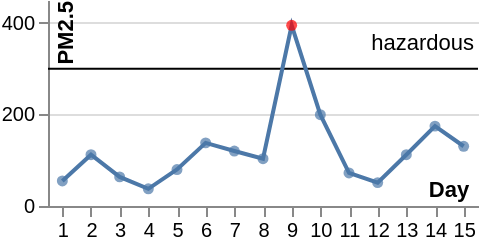

Vega-Lite specification for this chart:
### Vega-Lite specification from a JSON file in a GitHub repository (floating-point values rounded to 4 significant figures)
{"$schema": "https://vega.github.io/schema/vega-lite/v4.json", "description": "The PM2.5 value of Beijing observed 15 days, highlighting the days when PM2.5 level is hazardous to human health. Data source https://chartaccent.github.io/chartaccent.html", "width": 240, "height": 120, "padding": 0, "autosize": "fit", "view": {"stroke": null}, "datasets": {"values": [{"Day": 1, "Value": 54.8, "_index_": 0}, {"Day": 2, "Value": 112.1, "_index_": 1}, {"Day": 3, "Value": 63.6, "_index_": 2}, {"Day": 4, "Value": 37.6, "_index_": 3}, {"Day": 5, "Value": 79.7, "_index_": 4}, {"Day": 6, "Value": 137.9, "_index_": 5}, {"Day": 7, "Value": 120.1, "_index_": 6}, {"Day": 8, "Value": 103.3, "_index_": 7}, {"Day": 9, "Value": 394.8, "_index_": 8}, {"Day": 10, "Value": 199.5, "_index_": 9}, {"Day": 11, "Value": 72.3, "_index_": 10}, {"Day": 12, "Value": 51.1, "_index_": 11}, {"Day": 13, "Value": 112, "_index_": 12}, {"Day": 14, "Value": 174.5, "_index_": 13}, {"Day": 15, "Value": 130.5, "_index_": 14}], "annotations": [{"min": 300, "max": 450, "Threshold": "Severe", "_index_": 0}, {"min": 150, "max": 300, "Threshold": "Moderate", "_index_": 1}, {"min": 0, "max": 150, "Threshold": "Light", "_index_": 2}]}, "layer": [{"data": {"name": "annotations"}, "encoding": {"y": {"field": "min", "type": "quantitative", "axis": {"title": "PM2.5"}}, "x": {"value": "width", "axis": {"labelAngle": 0}}, "x2": {"value": 0}}, "layer": [{"mark": {"type": "rule"}, "transform": []}, {"mark": {"type": "rule"}, "transform": [{"filter": "((datum[\"_index_\"] != null) ? datum[\"_index_\"]==1:true)", "_customized": true}]}, {"mark": {"type": "rule"}, "transform": [{"filter": "((datum[\"_index_\"] != null) ? datum[\"_index_\"]==1:true)", "_customized": true}]}, {"mark": {"type": "rule"}, "transform": [{"filter": "((datum[\"_index_\"] != null) ? datum[\"_index_\"]==2:true)", "_customized": true}]}, {"mark": {"type": "rule"}, "transform": [{"filter": "((datum[\"_index_\"] != null) ? datum[\"_index_\"]==2:true)", "_customized": true}]}], "transform": [{"filter": "((datum[\"_index_\"] != null) ? datum[\"_index_\"]!=1:false)", "datum": {"min": 150, "max": 300, "Threshold": "Moderate", "_index_": 1}, "text": "150", "marktype": "rule", "path": ["layer", "0", "layer", "0"]}, {"filter": "((datum[\"_index_\"] != null) ? datum[\"_index_\"]!=2:false)", "datum": {"min": 0, "max": 150, "Threshold": "Light", "_index_": 2}, "text": "0", "marktype": "rule", "path": ["layer", "0", "layer", "0"]}]}, {"data": {"name": "values"}, "encoding": {"y": {"field": "Value", "type": "quantitative", "axis": {"titleX": 14, "titleY": 0, "titleAlign": "right"}}, "x": {"field": "Day", "type": "nominal", "axis": {"labelAngle": 0, "titleX": 200, "titleY": -14}}}, "layer": [{"mark": {"type": "line"}}]}, {"data": {"name": "values"}, "encoding": {"y": {"field": "Value", "type": "quantitative"}, "x": {"field": "Day", "type": "nominal"}}, "layer": [{"mark": {"type": "circle"}, "transform": [{"filter": "((datum[\"_index_\"] != null) ? datum[\"_index_\"]!=8:false)", "_customized": true}]}, {"mark": {"type": "circle"}, "transform": [{"filter": "((datum[\"_index_\"] != null) ? datum[\"_index_\"]==8:true)", "_customized": true}], "encoding": {"fill": {"value": "red"}}}]}, {"data": {"name": "annotations"}, "encoding": {"y": {"field": "max", "type": "quantitative"}, "x": {"value": "width"}, "x2": {"value": 0}, "text": {"value": "hazardous"}}, "layer": [{"mark": {"type": "text", "align": "right", "dx": -2, "dy": 22}, "transform": []}, {"mark": {"type": "text", "align": "right", "dx": -2, "dy": 22}, "transform": [{"filter": "((datum[\"_index_\"] != null) ? datum[\"_index_\"]==1:true)", "_customized": true}]}, {"mark": {"type": "text", "align": "right", "dx": -2, "dy": 22}, "transform": [{"filter": "((datum[\"_index_\"] != null) ? datum[\"_index_\"]==1:true)", "_customized": true}]}, {"mark": {"type": "text", "align": "right", "dx": -2, "dy": 22}, "transform": [{"filter": "((datum[\"_index_\"] != null) ? datum[\"_index_\"]==2:true)", "_customized": true}]}, {"mark": {"type": "text", "align": "right", "dx": -2, "dy": 22}, "transform": [{"filter": "((datum[\"_index_\"] != null) ? datum[\"_index_\"]==2:true)", "_customized": true}]}], "transform": [{"filter": "((datum[\"_index_\"] != null) ? datum[\"_index_\"]!=1:false)", "datum": {"min": 150, "max": 300, "Threshold": "Moderate", "_index_": 1}, "text": "Moderate", "marktype": "text", "path": ["layer", "3", "layer", "0"]}, {"filter": "((datum[\"_index_\"] != null) ? datum[\"_index_\"]!=2:false)", "datum": {"min": 0, "max": 150, "Threshold": "Light", "_index_": 2}, "text": "Light", "marktype": "text", "path": ["layer", "3", "layer", "0"]}]}, {"layer": []}, {"layer": []}]}
